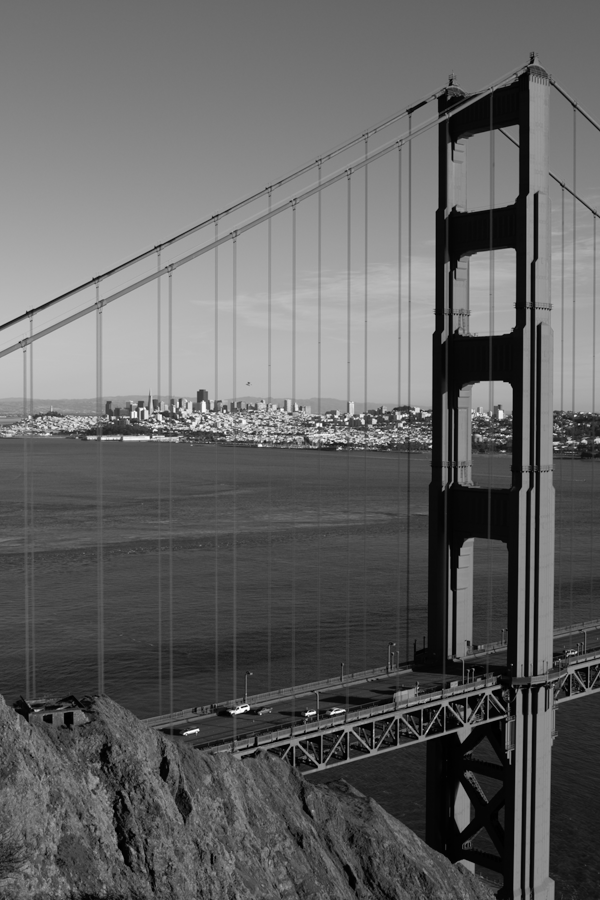
#> input picture 3-Corner-Matching/goldengate-02.png, 600 x 900 px
$ python corner_matching.py
#> lines starting #> are read from the running program, lines starting #| are printed output that depends on the picture
import cv2
import numpy as np


def init_images(img_filename1, img_filename2):
    img1 = cv2.imread(img_filename1)
    img2 = cv2.imread(img_filename2)
    img1_gray = cv2.cvtColor(img1, cv2.COLOR_BGR2GRAY)
    img2_gray = cv2.cvtColor(img2, cv2.COLOR_BGR2GRAY)
    return img1_gray, img2_gray


def padding(img, pad_size):
    old_shape = img.shape[:2]
    new_shape = [old_shape[0] + pad_size * 2, old_shape[1] + pad_size * 2]
    nImg = np.zeros(new_shape, dtype=np.float32)
    nImg[pad_size:old_shape[0] + pad_size, pad_size:old_shape[1] + pad_size] = img
    return nImg


def NMS(img, thresh, half_win_size):
    n_img = padding(img, half_win_size)
    h = n_img.shape[0]
    w = n_img.shape[1]
    corners = []
    for i in range(half_win_size, h - half_win_size):
        for j in range(half_win_size, w - half_win_size):
            if n_img[i, j] > thresh:
                done = False
                for a in range(i - half_win_size, i + half_win_size + 1):
                    for b in range(j - half_win_size, j + half_win_size + 1):
                        if n_img[i, j] < n_img[a, b]:
                            done = True
                            break
                    if done:
                        break
                if not done:
                    corners.append((i - half_win_size, j - half_win_size))
    return corners


def construct_openCVKeyPtList(corners, keyptsize=1):
    keyPtsList = []
    for i in range(len(corners)):
        # corners[i][1] and corners[i][0] store the column and row index of the corner
        keyPtsList.append(cv2.KeyPoint(x=corners[i][1], y=corners[i][0], _size=keyptsize))
    return keyPtsList


def construct_openCVDMatch(corners1, corners2, cornerMatches):
    dmatch = list()
    for i in range(len(cornerMatches)):
        # cornerMatches[i][0] and cornerMatches[i][1] store the indices of corresponded corners, respectively
        # cornerMatches[i][2] stores the corresponding ZNCC matching score
        c_match = cv2.DMatch(cornerMatches[i][0], cornerMatches[i][1], cornerMatches[i][2])
        dmatch.append(c_match)
    return dmatch


def draw_matches(img1, img2, corners1, corners2, matches):
    keyPts1 = construct_openCVKeyPtList(corners1)
    keyPts2 = construct_openCVKeyPtList(corners2)
    dmatch = construct_openCVDMatch(corners1, corners2, matches)
    matchingImg = cv2.drawMatches(img1, keyPts1, img2, keyPts2, dmatch, None)
    cv2.imwrite('cornerMatching.png', matchingImg)


def save_corners(img, corners, filename):
    cloneImg = img.copy()
    for (y, x) in corners:
        cv2.circle(cloneImg, (x, y), 3, (0, 0, 128), 2)
    cv2.imwrite(filename, cloneImg)


def show_corners(img, corners):
    cloneImg = img.copy()
    for (y, x) in corners:
        cv2.circle(cloneImg, (x, y), 3, (0, 0, 128), 2)
    cv2.imshow("corners", cloneImg)
    # k = cv2.waitKey(k0)


def extract_keypts_Harris(img, thresh_Harris=0.05, nms_size=15):
    rImg = cv2.cornerHarris(img, blockSize=5, ksize=5, k=0.04)
    corners = NMS(rImg, thresh_Harris, nms_size)
    return corners


def score_ZNCC(patch1, patch2):
    v1 = patch1.flatten()
    v2 = patch2.flatten()
    if v1.size != v2.size:
        return -1
    nv1 = v1 - np.mean(v1)
    nv2 = v2 - np.mean(v2)
    norm1 = np.linalg.norm(nv1)
    norm2 = np.linalg.norm(nv2)
    if norm1 == 0 or norm2 == 0:
        return -1
    nv1 = nv1 / norm1
    nv2 = nv2 / norm2
    score = np.dot(nv1, nv2)
    return score


def matchKeyPts(img1, img2, corners1, corners2, patchSize=15, max_score_thresh=0.98):
    match_list = []
    nImg1 = padding(img1, patchSize)
    nImg2 = padding(img2, patchSize)
    for idx1, c1 in enumerate(corners1):
        max_match_score = 0
        best_match = -1
        for idx2, c2 in enumerate(corners2):
            y1 = c1[0]
            x1 = c1[1]
            y2 = c2[0]
            x2 = c2[1]
            patch1 = nImg1[y1:y1 + 2 * patchSize + 1, x1:x1 + 2 * patchSize + 1]
            patch2 = nImg2[y2:y2 + 2 * patchSize + 1, x2:x2 + 2 * patchSize + 1]
            match_score = score_ZNCC(patch1, patch2)
            if match_score > max_match_score:
                max_match_score = match_score
                best_match = idx2
        if max_match_score > max_score_thresh:
            match_list.append((idx1, best_match, max_match_score))
    return match_list


def main():
    img1, img2 = init_images("goldengate-02.png", "goldengate-03.png")
#> in init_images, img1 is the input picture: shape (900, 600, 3); min 0, max 255, mean 98.5
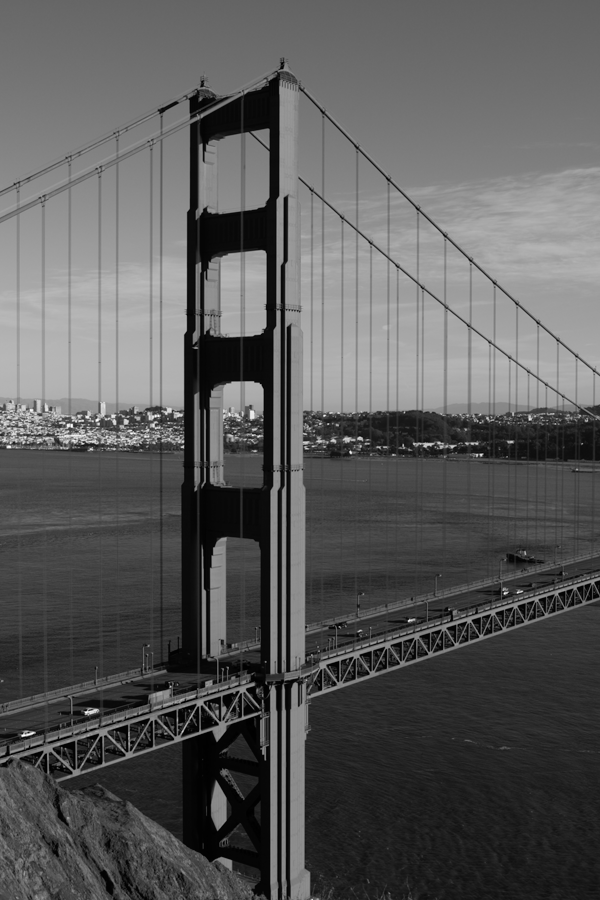
#> input picture 3-Corner-Matching/goldengate-03.png, 600 x 900 px
#> in init_images, img2 is the input picture: shape (900, 600, 3); min 0, max 255, mean 89.9
    corners1 = extract_keypts_Harris(img1)
#> in extract_keypts_Harris, `rImg = cv2.cornerHarris(img, blockSize=5, ksize=5, k=0.04)`:
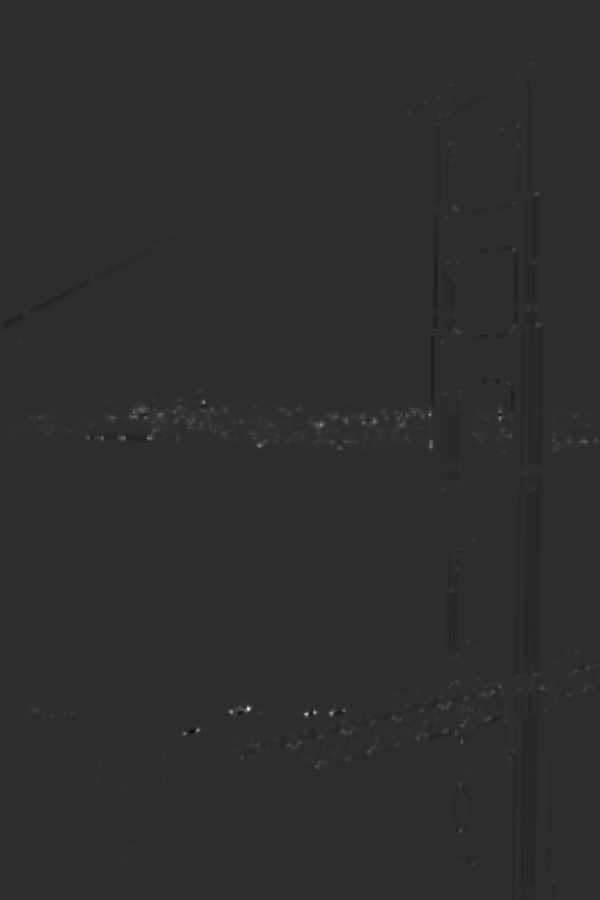
#> rImg: shape (900, 600) float32; min -0.325, max 1.5, mean 0.000415; drawn with min black and max white
#> in extract_keypts_Harris, `corners = NMS(rImg, thresh_Harris, nms_size)`: corners = 86 pairs, first value 63 to 864, second value 26 to 584
#> corners1 has the same summary as corners in extract_keypts_Harris
    save_corners(img1, corners1, "corner1.png")
#> the loop in save_corners, `for (y, x) in corners:` made 86 passes
#> (y, x) on passes 1 to 12: (63, 532), (84, 450), (111, 408), (116, 440), (126, 517), (143, 517), (144, 449), (194, 536), (202, 513), (208, 454), (249, 513), (263, 448)
#> after the loop in save_corners, `for (y, x) in corners:`:
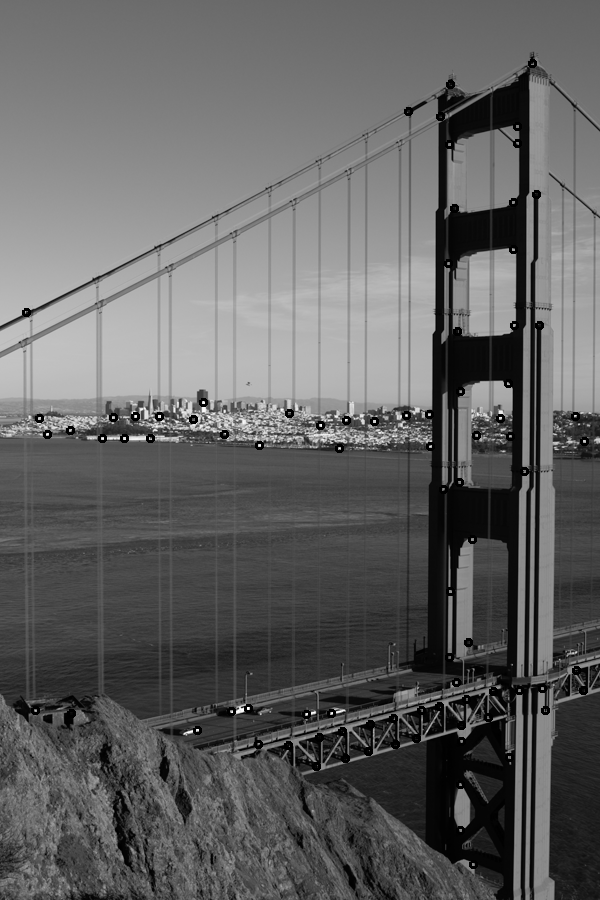
#> cloneImg: shape (900, 600); min 0, max 255, mean 97.7
    corners2 = extract_keypts_Harris(img2)
#> corners2 = 87 pairs, first value 67 to 861, second value 8 to 596
    save_corners(img2, corners2, "corners2.png")
#> call 2 of save_corners, with filename = 'corners2.png'
#> the loop in save_corners (call 2), `for (y, x) in corners:` made 87 passes
#> (y, x) on passes 1 to 12: (67, 282), (85, 202), (110, 159), (117, 191), (130, 267), (145, 200), (148, 268), (197, 286), (205, 264), (209, 205), (252, 264), (263, 199)
#> after the loop in save_corners (call 2), `for (y, x) in corners:`:
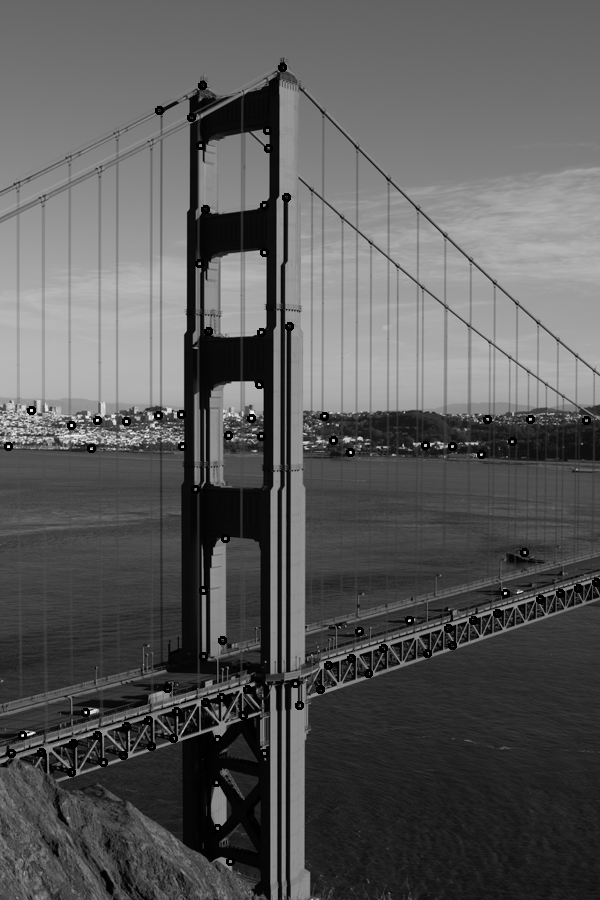
#> cloneImg: shape (900, 600); min 0, max 255, mean 89.2
    match_list = matchKeyPts(img1, img2, corners1, corners2)
#> call 3 of padding, with pad_size = 15
#> in padding (call 3), `nImg[pad_size:old_shape[0] + pad_size, pad_size:old_shape[1] + pad_siz..`:
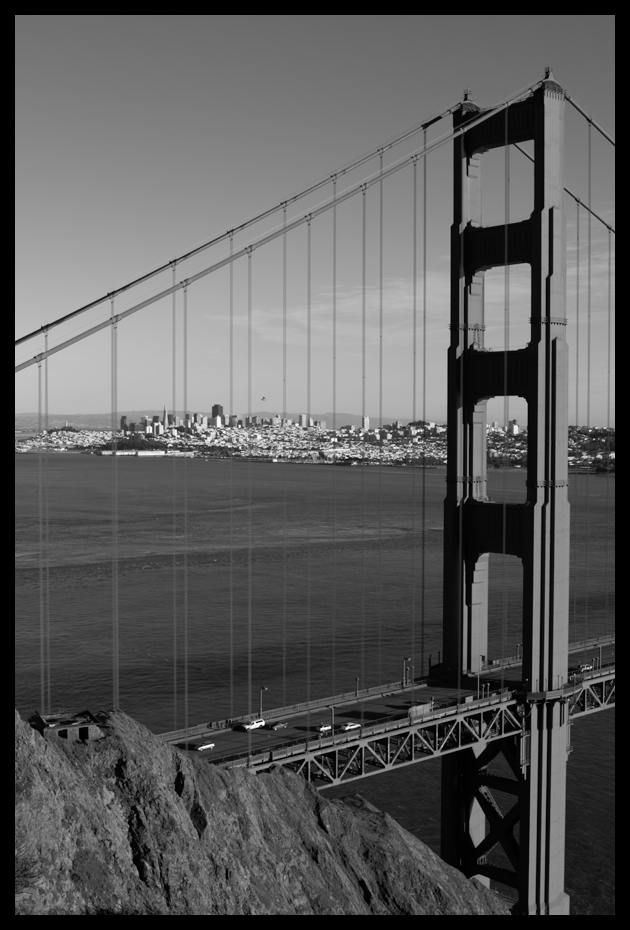
#> nImg: shape (930, 630) float32; min 0, max 255, mean 90.8
#> call 4 of padding, with pad_size = 15
#> in padding (call 4), `nImg[pad_size:old_shape[0] + pad_size, pad_size:old_shape[1] + pad_siz..`:
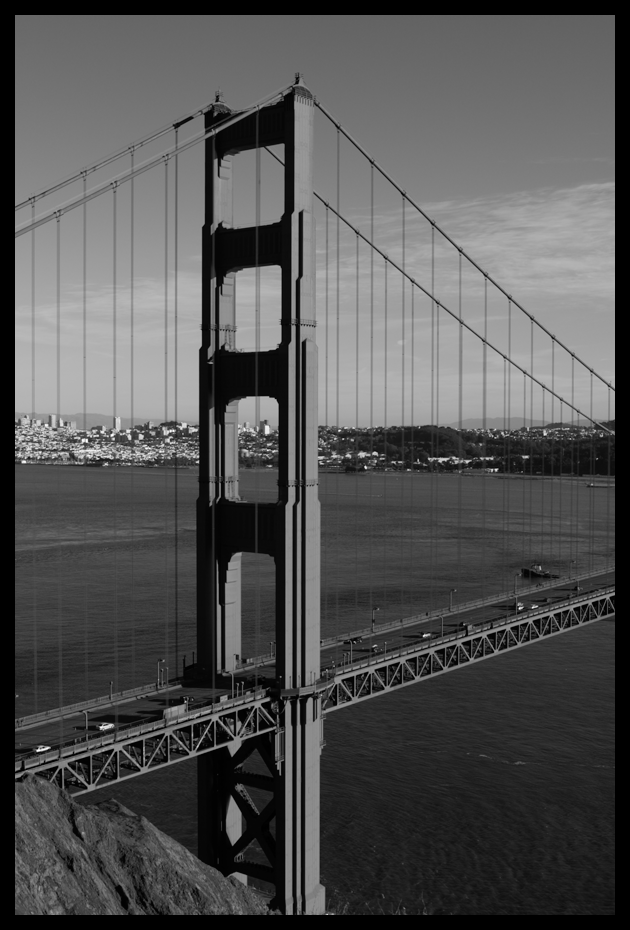
#> nImg: shape (930, 630) float32; min 0, max 255, mean 82.9
#> the loop in matchKeyPts, `for idx1, c1 in enumerate(corners1):` made 86 passes
#> c1 on passes 1 to 3: (63, 532), (84, 450), (111, 408)
#> after the loop in matchKeyPts, `for idx1, c1 in enumerate(corners1):`:
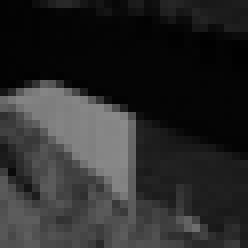
#> patch1: shape (31, 31) float32 (shown 8 times larger); min 1, max 138, mean 42.3
    draw_matches(img1, img2, corners1, corners2, match_list)
#> the loop in construct_openCVKeyPtList, `for i in range(len(corners)):` made 1 pass


if __name__ == "__main__":
#> (the run stopped early here; a loop or call above may not have finished)
